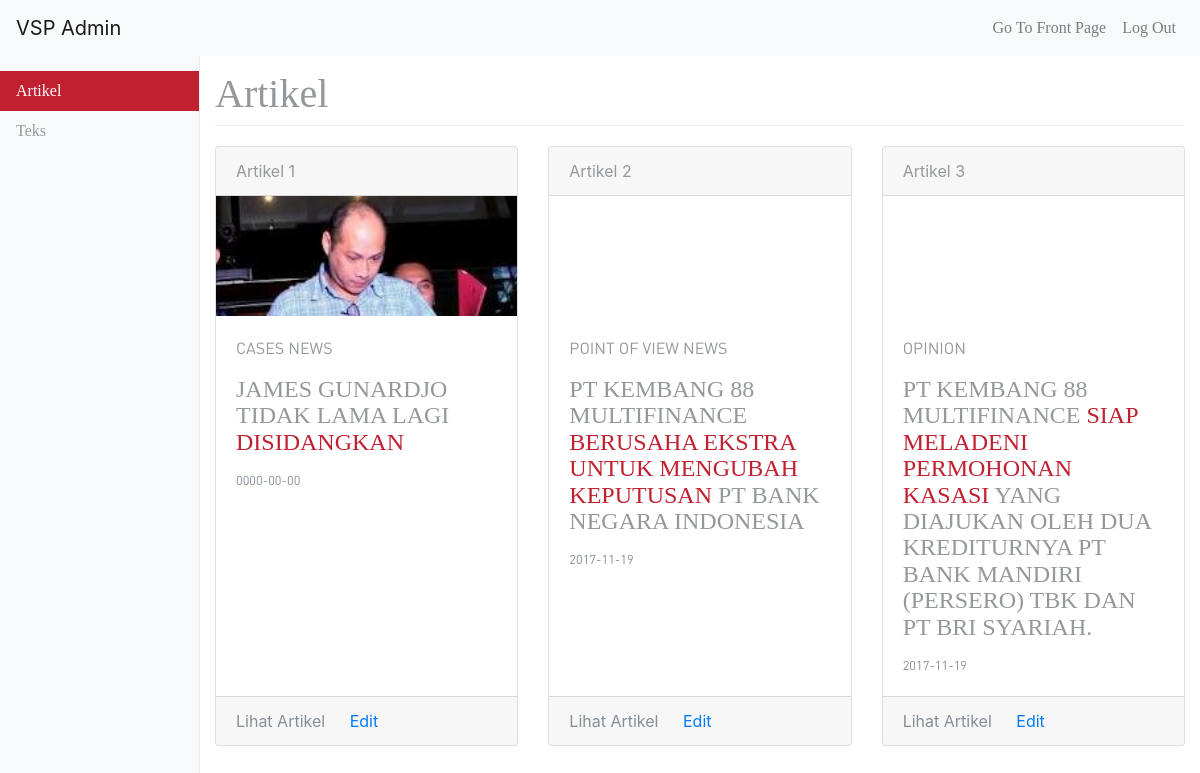
/admin/admin_artikel.php (signed in), run on an earlier commit of the app's database.
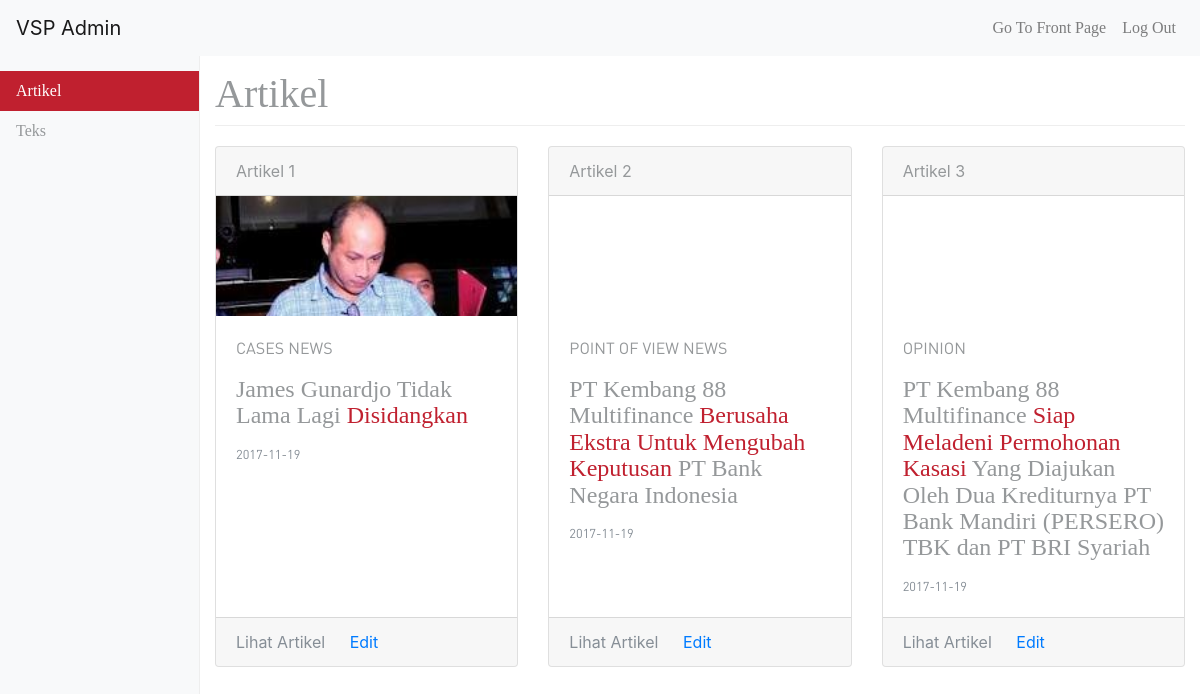
And on a later commit of the database.
### tables this page shows
CREATE TABLE `news` (
  `id_news` int(11) NOT NULL,
  `id_kategori` int(11) NOT NULL,
  `judul` varchar(255) NOT NULL,
  `header` text NOT NULL,
  `kolom1` text NOT NULL,
  `kolom2` text NOT NULL,
  `gambar` varchar(50) NOT NULL,
  `nomor` int(1) NOT NULL,
  `tgl_buat` date NOT NULL
);

CREATE TABLE `kategori` (
  `id_kategori` int(11) NOT NULL,
  `nama` varchar(25) NOT NULL
);

### admin/admin_artikel.php (the view, shortened to what this page needs)
<?php
include ("../session.php");
$query = "SELECT news.*, kategori.nama FROM news JOIN kategori ON news.id_kategori = kategori.id_kategori ORDER BY news.nomor ASC";
$news = mysqli_query($db, $query);
?>
<!DOCTYPE html>
<html lang="en">
<head>
    <link rel="stylesheet" href="../assets/css/bootstrap.min.css">
    <link rel="stylesheet" href="../assets/css/style.css">
    <link rel="stylesheet" href="../assets/css/admin.css">
</head>
<body>
    <header>
      <nav class="navbar navbar-expand-md navbar-light fixed-top bg-light">
        <a class="navbar-brand" href="#">VSP Admin</a>
        <div class="collapse navbar-collapse" id="navbarsExampleDefault">
          <ul class="navbar-nav ml-auto">
              <li class="nav-item">
                  <a href="../index.php" class="nav-link">Go To Front Page</a>
              </li>
            <li class="nav-item">
              <a class="nav-link" href="logout.php">Log Out</a>
            </li>
          </ul>
        </div>
      </nav>
    </header>
    <div class="container-fluid">
      <div class="row">
        <nav class="col-sm-3 col-md-2 d-none d-sm-block bg-light sidebar">
          <ul class="nav nav-pills flex-column">
            <li class="nav-item">
              <a class="nav-link active" href="admin_artikel.php">Artikel</a>
            </li>
            <li class="nav-item">
              <a class="nav-link" href="admin_texts.php">Teks</a>
            </li>
          </ul>
        </nav>
        <main role="main" class="col-sm-9 ml-sm-auto col-md-10 pt-3">
          <h1>
              Artikel
          </h1>
          <div class="card-deck">
              <?php
              while ($row = mysqli_fetch_assoc($news)) {
                  ?>
                  <div class="card">
                      <div class="card-header">Artikel <?php echo $row['id_kategori']; ?></div>
                      <div class="crop">
                          <img class="card-img-top" src="../assets/img/<?php echo $row['gambar'];?>" alt="Card image cap" style="bottom:-30px">
                      </div>
                      <div class="card-body">
                          <p class="card-text"><?php echo $row['nama']; ?></p>
                          <h4 class="card-title"><?php echo $row['judul']; ?></h4>
                          <p class="card-text"><small class="text-muted"><?php echo $row['tgl_buat'];?></small></p>
                      </div>
                      <div class="card-footer">
                          <a href="../news.php?id=<?php echo $row['id_news'];?>" class="card-link text-secondary">Lihat Artikel</a>
                          <a href="admin_artikel_edit.php?id=<?php echo $row['id_news'];?>" class="card-link">Edit</a>
                      </div>
                  </div>
              <?php
              }
              ?>
            </div>
        </main>
      </div>
    </div>
</body>
</html>

What changed in the data, as far as the page shows it:
changed news "CASES NEWS": judul "JAMES GUNARDJO TIDAK LAMA LAGI DISIDANGKAN" → "James Gunardjo Tidak Lama Lagi Disidangkan"; tgl_buat "0000-00-00" → "2017-11-19"
changed news "POINT OF VIEW NEWS": judul "PT KEMBANG 88 MULTIFINANCE BERUSAHA EKSTRA UNTUK MENGUBAH KEPUTUSAN PT BANK NEGARA INDONESIA" → "PT Kembang 88 Multifinance Berusaha Ekstra Untuk Mengubah Keputusan PT Bank Negara Indonesia"
changed news "OPINION": judul "PT KEMBANG 88 MULTIFINANCE SIAP MELADENI PERMOHONAN KASASI YANG DIAJUKAN OLEH DUA KREDITURNYA PT BANK MANDIRI (PERSERO) TBK DAN PT BRI SYARIAH." → "PT Kembang 88 Multifinance Siap Meladeni Permohonan Kasasi Yang Diajukan Oleh Dua Krediturnya PT Bank Mandiri (PERSERO) TBK dan PT BRI Syariah"
